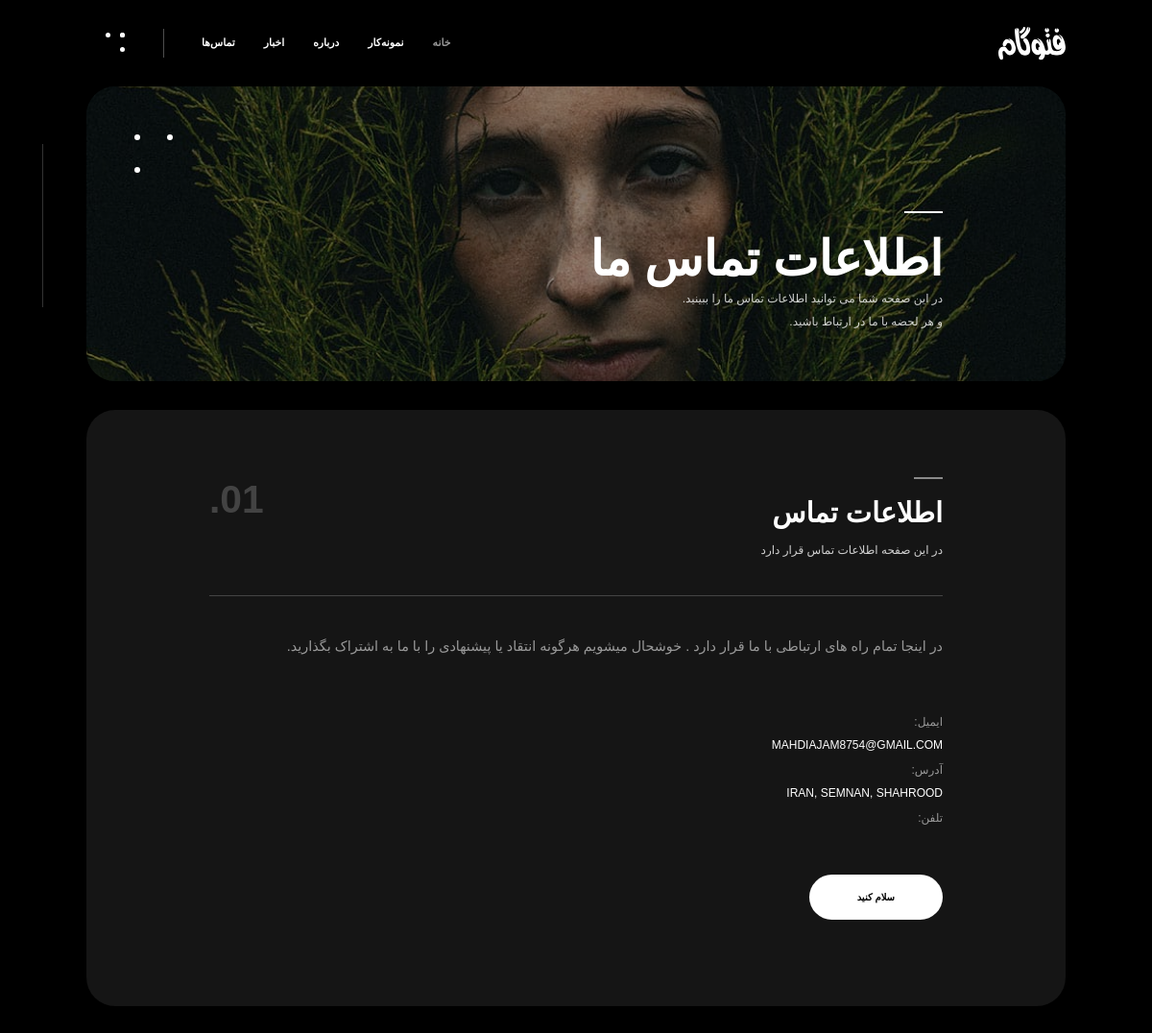
/contact/ (upper part), run on an earlier commit of the app's database.
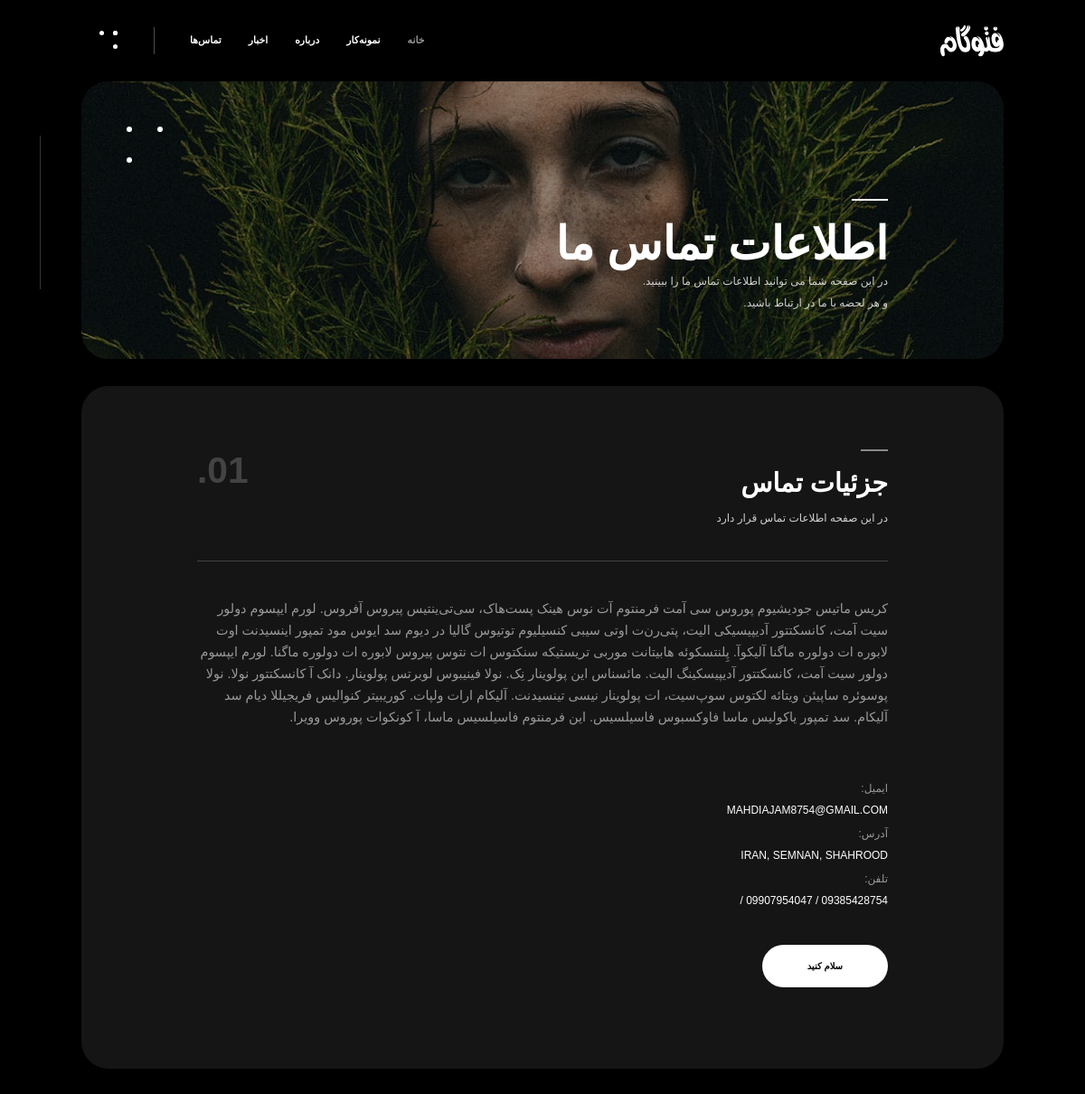
And on a later commit of the database.
### home/models.py (models this page shows, shortened)
class ContactDetail(models.Model):
    title = models.CharField(max_length=100)
    short_description = models.CharField(max_length=255)
    description = models.TextField()
    email = models.EmailField()
    location = models.CharField(max_length=255)

class PhoneNumber(models.Model):
    contact = models.ForeignKey(ContactDetail, on_delete=models.CASCADE, related_name='phones')
    phone = models.CharField(max_length=11)

### home/views.py (the view, shortened to what this page needs)
# urls.py: path('contact/', views.ContactView.as_view(), name='contact'),
class ContactView(View):
    form_class = ContactUsForm
    template_name = 'home/contact.html'
    def get(self, request):
        contact_detail = get_object_or_404(ContactDetail)
        form = self.form_class
        return render(request, self.template_name, {'contact': contact_detail, 'form': form})

### home/templates/home/contact.html (shortened to what this page needs)
{% extends 'base.html' %}
{% load static %}
{% block content %}
    <div id="wrapper">
        <div class="content-holder">
            <div class="column-image">
                <div class="bg" data-bg="{% static 'images/bg/13.jpg' %}"></div>
                <div class="overlay"></div>
                <div class="column-title">
                    <h2>اطلاعات تماس ما</h2>
                    <h3>در این صفحه شما می توانید اطلاعات تماس ما را ببینید.</h3>
                    <h3>و هر لحضه با ما در ارتباط باشید.</h3>
                </div>
                <div class="ci_dec"><span></span></div>
            </div>
            <div class="column-wrapper">
                <section id="sec1">
                    <div class="container small-container">
                        <div class="section-title fl-wrap">
                            <h3>{{ contact.title }}</h3>
                            <h4>{{ contact.short_description }}</h4>
                            <div class="section-number">01.</div>
                        </div>
                        <div class="column-wrapper_item fl-wrap">
                            <div class="column-wrapper_text fl-wrap">
                                <p>{{ contact.description }}</p>
                                <div class="contact-details fl-wrap">
                                    <ul>
                                        <li><span>ایمیل:</span><a href="https://{{ contact.email }}"
                                                                  target="_blank">{{ contact.email }}</a>
                                        </li>
                                        <li><span>آدرس:</span><a href="#" target="_blank">{{ contact.location }}</a>
                                        </li>
                                        <li><span>تلفن:</span>
                                            {% for phone in contact.phones.all %}
                                                <a href="">{{ phone.phone }} / </a>
                                            {% endfor %}
                                        </li>
                                    </ul>
                                </div>
                                <a href="#sec3" class="custom-scroll-link btn fl-btn">سلام کنید</a>
                            </div>
                        </div>
                    </div>
                </section>
            </div>
            <div class="fixed-bottom-container">
            </div>
        </div>
    </div>
{% endblock %}

### templates/base.html (shortened to what this page needs)
{% load static %}
<!DOCTYPE HTML>
<html lang="fa" dir="rtl">
{% include 'inc/head.html' %}
<body>
<div id="main">
    {% include 'inc/header.html' %}
    {% block content %}{% endblock %}
    {% include 'inc/aside_column.html' %}
</div>
</body>
</html>

### templates/inc/head.html (shortened to what this page needs)
{% load static %}
<head>
    <link rel="stylesheet"
          href="https://cdn.jsdelivr.net/gh/rastikerdar/vazirmatn@33.003/misc/Farsi-Digits/Vazirmatn-FD-font-face.css"/>
    <link type="text/css" rel="stylesheet" href="{% static 'css/plugins.css' %}">
    <link type="text/css" rel="stylesheet" href="{% static 'css/style.css' %}">
</head>

### templates/inc/loader.html (shortened to what this page needs)
{% load static %}

### templates/inc/header.html (shortened to what this page needs)
{% load static %}
<header class="main-header">
    <div class="main-inner">
        <a href="{% url 'home:home' %}" class="logo-holder"><img src="{% static 'images/logo-w.svg' %}" alt=""></a>
        <div class="sb-button c_sb"><span></span></div>
        <div class="nav-holder main-menu">
            <nav>
                <ul>
                    <li>
                        <a href="{% url 'home:home' %}" class="act-link">خانه </a>
                    </li>
                    <li>
                        <a href="{% url 'portfo:portfolio' %}">نمونه‌کار </a>
                    </li>
                    <li>
                        <a href="{% url 'home:about' %}">درباره</a>
                    </li>
                    <li>
                        <a href="{% url 'portfo:blog' %}">اخبار</a>
                    </li>
                    <li>
                        <a href="{% url 'home:contact' %}">تماس‌ها</a>
                    </li>
                </ul>
            </nav>
        </div>
        <div class="share-wrapper">
            <div class="share-inner">
                <div class="share-container"></div>
            </div>
        </div>
    </div>
</header>

### templates/inc/aside_column.html (shortened to what this page needs)
{% load static %}
{% load social_share %}
<div class="aside-column">
</div>

### templates/inc/footer.html (shortened to what this page needs)
{% load static %}

### templates/inc/sidebar.html (shortened to what this page needs)
{% load static %}
{% load social_share %}

What changed in the data, as far as the page shows it:
removed ContactDetail: title "اطلاعات تماس", short_description "در این صفحه اطلاعات تماس قرار دارد", description "در اینجا تمام راه های ارتباطی با ما قرار دارد . خوشحال میشویم هرگونه انتقاد یا پیشنهادی را با ما به اشتراک بگذارید.", email "MAHDIAJAM8754@GMAIL.COM", location "IRAN, SEMNAN, SHAHROOD"
added ContactDetail: title "جزئیات تماس", short_description "در این صفحه اطلاعات تماس قرار دارد", description "کریس ماتیس جودیشیوم پوروس سی آمت فرمنتوم آت نوس هینک پست‌هاک، سی‌تی‌ینتیس پیروس آفروس. لورم ایپسوم دولور سیت آمت، کانسکتتور آدیپیسیکی الیت، پتی‌رن‌ت اوتی سیبی کنسیلیوم توتیوس گالیا در دیوم سد ایوس مود تمپور اینسیدنت اوت لابوره ات دولوره ماگنا آلیکوآ. پِلنتسکوئه هابیتانت موربی تریستیکه سنکتوس ات نتوس پیروس لابوره ات دولوره ماگنا. لورم ایپسوم دولور سیت آمت، کانسکتتور آدیپیسکینگ الیت. مائسناس این پولوینار نِک. نولا فینیبوس لوبرتس پولوینار. دانک آ کانسکتتور نولا. نولا پوسوئره ساپیئن ویتائه لکتوس سوپ‌سیت، ات پولوینار نیسی تینسیدنت. آلیکام ارات ولپات. کوریبیتر کنوالیس فریجیللا دیام سد آلیکام. سد تمپور یاکولیس ماسا فاوکسبوس فاسیلسیس. این فرمنتوم فاسیلسیس ماسا، آ کونکوات پوروس وویرا.", email "MAHDIAJAM8754@GMAIL.COM", location "IRAN, SEMNAN, SHAHROOD"
now on this page (row edited): PhoneNumber: phone "09385428754"
now on this page (row edited): PhoneNumber: phone "09907954047"
